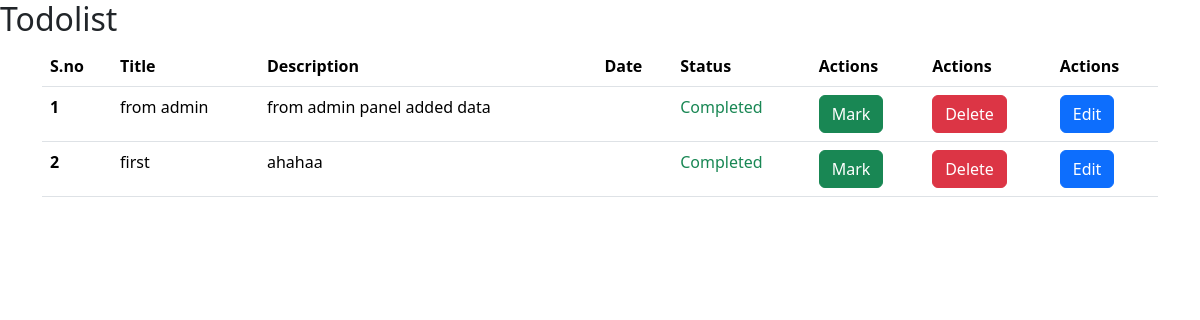
Before: /task/ with the older database file.
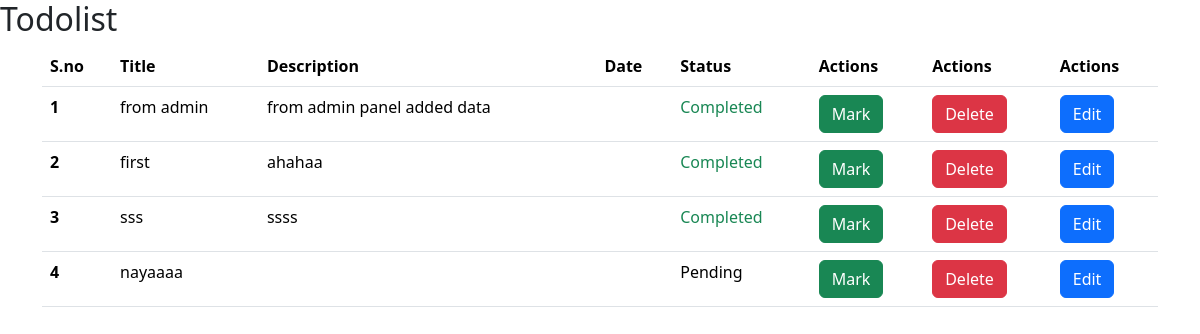
After: the same page with the newer database file.
### app1/models.py (models this page shows, shortened)
class Todolist(models.Model):
    title = models.CharField(max_length=200)
    description = models.TextField()
    status = models.BooleanField(default=False)

### app1/views.py (the view)
# urls.py: path('task/', task),
def task(request):
    task=Todolist.objects.all()
    context = {
        'tasks':task
    }
    return render(request, 'task.html', context)

### Templates/task.html (shortened to what this page needs)
{% extends "base.html"%}
{% block body%}
<h2>Todolist</h2>
<div class="container">
    <table class="table">
        <thead>
            <tr>
                <th scope="col">S.no</th>
                <th scope="col">Title</th>
                <th scope="col">Description</th>
                <th scope="col">Date</th>
                <th scope="col">Status</th>
               <th scope="col">Actions</th>
               <th scope="col">Actions</th>
               <th scope="col">Actions</th>
            </tr>
        </thead>
        <tbody>
            {% for task in tasks%}
            <tr>
                <th scope ="row">{{forloop.counter}}</th>
                <td>{{task.title}}</td>
                <td>{{task.description}}</td>
                <td>{{task.date}}</td>
                <td>
                    {% if task.status%}
                    <span class="text-success">
                        Completed
                    </span>
                    {% else %}
                    <span class=<"text-danger">
                        Pending
                    </span>
                    {% endif %}
                </td>
                <td>
                    <a href=/task/mark/{{task.id}}/ class="btn btn-success">Mark</a>
                </td>
                <td>
                    <a href=/task/delete/{{task.id}}/ class="btn btn-danger">Delete</a>
                </td>
                <td>
                    <a href=/task/edit/{{task.id}}/ class="btn btn-primary">Edit</a>
                </td>
            </tr>
            {% endfor %}
        </tbody>
    </table>
</div>
{% endblock body%}

Changed rows visible on the page:
added Todolist: title "sss", description "ssss", status "Completed"
added Todolist: title "nayaaaa", status "Pending"
